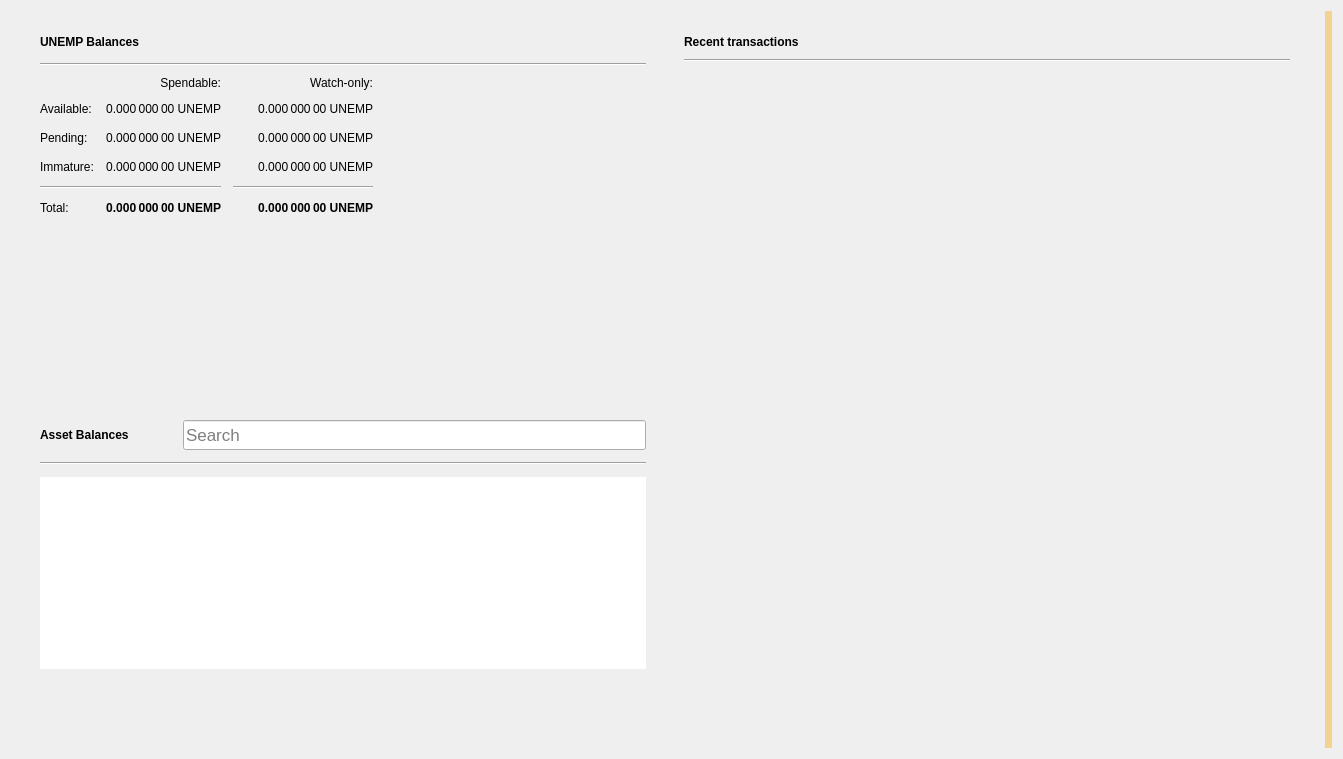
<?xml version="1.0" encoding="UTF-8"?>
<ui version="4.0">
 <class>OverviewPage</class>
 <widget class="QWidget" name="OverviewPage">
  <property name="geometry">
   <rect>
    <x>0</x>
    <y>0</y>
    <width>1343</width>
    <height>759</height>
   </rect>
  </property>
  <property name="minimumSize">
   <size>
    <width>760</width>
    <height>0</height>
   </size>
  </property>
  <property name="windowTitle">
   <string>Form</string>
  </property>
  <property name="autoFillBackground">
   <bool>false</bool>
  </property>
  <layout class="QGridLayout" name="gridLayout_3">
   <item row="0" column="1">
    <layout class="QVBoxLayout" name="verticalLayout_7">
     <property name="spacing">
      <number>0</number>
     </property>
     <property name="leftMargin">
      <number>0</number>
     </property>
     <property name="topMargin">
      <number>0</number>
     </property>
     <property name="rightMargin">
      <number>0</number>
     </property>
     <property name="bottomMargin">
      <number>0</number>
     </property>
     <item>
      <layout class="QHBoxLayout" name="horizontalLayout" stretch="0,0">
       <property name="spacing">
        <number>20</number>
       </property>
       <property name="sizeConstraint">
        <enum>QLayout::SetMinAndMaxSize</enum>
       </property>
       <property name="leftMargin">
        <number>20</number>
       </property>
       <property name="topMargin">
        <number>20</number>
       </property>
       <property name="rightMargin">
        <number>20</number>
       </property>
       <property name="bottomMargin">
        <number>20</number>
       </property>
       <item>
        <layout class="QVBoxLayout" name="verticalLayout_2">
         <property name="spacing">
          <number>0</number>
         </property>
         <property name="rightMargin">
          <number>0</number>
         </property>
         <item>
          <widget class="QFrame" name="frame">
           <property name="sizePolicy">
            <sizepolicy hsizetype="Preferred" vsizetype="Preferred">
             <horstretch>0</horstretch>
             <verstretch>0</verstretch>
            </sizepolicy>
           </property>
           <property name="minimumSize">
            <size>
             <width>350</width>
             <height>180</height>
            </size>
           </property>
           <property name="frameShape">
            <enum>QFrame::NoFrame</enum>
           </property>
           <property name="frameShadow">
            <enum>QFrame::Raised</enum>
           </property>
           <property name="lineWidth">
            <number>5</number>
           </property>
           <layout class="QVBoxLayout" name="verticalLayout_4">
            <property name="spacing">
             <number>10</number>
            </property>
            <property name="topMargin">
             <number>0</number>
            </property>
            <property name="bottomMargin">
             <number>0</number>
            </property>
            <item>
             <layout class="QHBoxLayout" name="horizontalLayout_4">
              <property name="spacing">
               <number>6</number>
              </property>
              <item>
               <widget class="QLabel" name="unempBalancesLabel">
                <property name="font">
                 <font>
                  <weight>75</weight>
                  <bold>true</bold>
                 </font>
                </property>
                <property name="text">
                 <string>UNEMP Balances</string>
                </property>
               </widget>
              </item>
              <item>
               <widget class="QPushButton" name="labelWalletStatus">
                <property name="enabled">
                 <bool>true</bool>
                </property>
                <property name="maximumSize">
                 <size>
                  <width>30</width>
                  <height>16777215</height>
                 </size>
                </property>
                <property name="toolTip">
                 <string>The displayed information may be out of date. Your wallet automatically synchronizes with the UnemployCoin network after a connection is established, but this process has not completed yet.</string>
                </property>
                <property name="text">
                 <string/>
                </property>
                <property name="icon">
                 <iconset>
                  <normaloff>:/icons/warning</normaloff>
                  <disabledoff>:/icons/warning</disabledoff>:/icons/warning</iconset>
                </property>
                <property name="iconSize">
                 <size>
                  <width>24</width>
                  <height>24</height>
                 </size>
                </property>
                <property name="flat">
                 <bool>true</bool>
                </property>
               </widget>
              </item>
              <item>
               <spacer name="horizontalSpacer_3">
                <property name="orientation">
                 <enum>Qt::Horizontal</enum>
                </property>
                <property name="sizeHint" stdset="0">
                 <size>
                  <width>40</width>
                  <height>20</height>
                 </size>
                </property>
               </spacer>
              </item>
             </layout>
            </item>
            <item>
             <widget class="Line" name="line_2">
              <property name="orientation">
               <enum>Qt::Horizontal</enum>
              </property>
             </widget>
            </item>
            <item>
             <layout class="QGridLayout" name="gridLayout">
              <property name="bottomMargin">
               <number>5</number>
              </property>
              <property name="spacing">
               <number>12</number>
              </property>
              <item row="3" column="2">
               <widget class="QLabel" name="labelWatchImmature">
                <property name="font">
                 <font>
                  <weight>50</weight>
                  <bold>false</bold>
                 </font>
                </property>
                <property name="cursor">
                 <cursorShape>IBeamCursor</cursorShape>
                </property>
                <property name="toolTip">
                 <string>Mined balance in watch-only addresses that has not yet matured</string>
                </property>
                <property name="text">
                 <string notr="true">0.000 000 00 UNEMP</string>
                </property>
                <property name="alignment">
                 <set>Qt::AlignRight|Qt::AlignTrailing|Qt::AlignVCenter</set>
                </property>
                <property name="textInteractionFlags">
                 <set>Qt::LinksAccessibleByMouse|Qt::TextSelectableByKeyboard|Qt::TextSelectableByMouse</set>
                </property>
               </widget>
              </item>
              <item row="2" column="3">
               <spacer name="horizontalSpacer_2">
                <property name="orientation">
                 <enum>Qt::Horizontal</enum>
                </property>
                <property name="sizeHint" stdset="0">
                 <size>
                  <width>40</width>
                  <height>20</height>
                 </size>
                </property>
               </spacer>
              </item>
              <item row="1" column="0">
               <widget class="QLabel" name="labelBalanceText">
                <property name="text">
                 <string>Available:</string>
                </property>
               </widget>
              </item>
              <item row="1" column="2">
               <widget class="QLabel" name="labelWatchAvailable">
                <property name="font">
                 <font>
                  <weight>50</weight>
                  <bold>false</bold>
                 </font>
                </property>
                <property name="cursor">
                 <cursorShape>IBeamCursor</cursorShape>
                </property>
                <property name="toolTip">
                 <string>Your current balance in watch-only addresses</string>
                </property>
                <property name="text">
                 <string notr="true">0.000 000 00 UNEMP</string>
                </property>
                <property name="alignment">
                 <set>Qt::AlignRight|Qt::AlignTrailing|Qt::AlignVCenter</set>
                </property>
                <property name="textInteractionFlags">
                 <set>Qt::LinksAccessibleByMouse|Qt::TextSelectableByKeyboard|Qt::TextSelectableByMouse</set>
                </property>
               </widget>
              </item>
              <item row="2" column="1">
               <widget class="QLabel" name="labelUnconfirmed">
                <property name="font">
                 <font>
                  <weight>50</weight>
                  <bold>false</bold>
                 </font>
                </property>
                <property name="cursor">
                 <cursorShape>IBeamCursor</cursorShape>
                </property>
                <property name="toolTip">
                 <string>Total of transactions that have yet to be confirmed, and do not yet count toward the spendable balance</string>
                </property>
                <property name="text">
                 <string notr="true">0.000 000 00 UNEMP</string>
                </property>
                <property name="alignment">
                 <set>Qt::AlignRight|Qt::AlignTrailing|Qt::AlignVCenter</set>
                </property>
                <property name="textInteractionFlags">
                 <set>Qt::LinksAccessibleByMouse|Qt::TextSelectableByKeyboard|Qt::TextSelectableByMouse</set>
                </property>
               </widget>
              </item>
              <item row="4" column="2">
               <widget class="Line" name="lineWatchBalance">
                <property name="sizePolicy">
                 <sizepolicy hsizetype="Preferred" vsizetype="Fixed">
                  <horstretch>0</horstretch>
                  <verstretch>0</verstretch>
                 </sizepolicy>
                </property>
                <property name="minimumSize">
                 <size>
                  <width>140</width>
                  <height>0</height>
                 </size>
                </property>
                <property name="orientation">
                 <enum>Qt::Horizontal</enum>
                </property>
               </widget>
              </item>
              <item row="0" column="1">
               <widget class="QLabel" name="labelSpendable">
                <property name="text">
                 <string>Spendable:</string>
                </property>
                <property name="alignment">
                 <set>Qt::AlignRight|Qt::AlignTrailing|Qt::AlignVCenter</set>
                </property>
               </widget>
              </item>
              <item row="3" column="0">
               <widget class="QLabel" name="labelImmatureText">
                <property name="text">
                 <string>Immature:</string>
                </property>
               </widget>
              </item>
              <item row="5" column="2">
               <widget class="QLabel" name="labelWatchTotal">
                <property name="font">
                 <font>
                  <weight>75</weight>
                  <bold>true</bold>
                 </font>
                </property>
                <property name="cursor">
                 <cursorShape>IBeamCursor</cursorShape>
                </property>
                <property name="toolTip">
                 <string>Current total balance in watch-only addresses</string>
                </property>
                <property name="text">
                 <string notr="true">0.000 000 00 UNEMP</string>
                </property>
                <property name="alignment">
                 <set>Qt::AlignRight|Qt::AlignTrailing|Qt::AlignVCenter</set>
                </property>
                <property name="textInteractionFlags">
                 <set>Qt::LinksAccessibleByMouse|Qt::TextSelectableByKeyboard|Qt::TextSelectableByMouse</set>
                </property>
               </widget>
              </item>
              <item row="4" column="0" colspan="2">
               <widget class="Line" name="line">
                <property name="orientation">
                 <enum>Qt::Horizontal</enum>
                </property>
               </widget>
              </item>
              <item row="0" column="2">
               <widget class="QLabel" name="labelWatchonly">
                <property name="text">
                 <string>Watch-only:</string>
                </property>
                <property name="alignment">
                 <set>Qt::AlignRight|Qt::AlignTrailing|Qt::AlignVCenter</set>
                </property>
               </widget>
              </item>
              <item row="5" column="1">
               <widget class="QLabel" name="labelTotal">
                <property name="font">
                 <font>
                  <weight>75</weight>
                  <bold>true</bold>
                 </font>
                </property>
                <property name="cursor">
                 <cursorShape>IBeamCursor</cursorShape>
                </property>
                <property name="toolTip">
                 <string>Your current total balance</string>
                </property>
                <property name="text">
                 <string notr="true">0.000 000 00 UNEMP</string>
                </property>
                <property name="alignment">
                 <set>Qt::AlignRight|Qt::AlignTrailing|Qt::AlignVCenter</set>
                </property>
                <property name="textInteractionFlags">
                 <set>Qt::LinksAccessibleByMouse|Qt::TextSelectableByKeyboard|Qt::TextSelectableByMouse</set>
                </property>
               </widget>
              </item>
              <item row="1" column="1">
               <widget class="QLabel" name="labelBalance">
                <property name="font">
                 <font>
                  <weight>50</weight>
                  <bold>false</bold>
                 </font>
                </property>
                <property name="cursor">
                 <cursorShape>IBeamCursor</cursorShape>
                </property>
                <property name="toolTip">
                 <string>Your current spendable balance</string>
                </property>
                <property name="text">
                 <string notr="true">0.000 000 00 UNEMP</string>
                </property>
                <property name="alignment">
                 <set>Qt::AlignRight|Qt::AlignTrailing|Qt::AlignVCenter</set>
                </property>
                <property name="textInteractionFlags">
                 <set>Qt::LinksAccessibleByMouse|Qt::TextSelectableByKeyboard|Qt::TextSelectableByMouse</set>
                </property>
               </widget>
              </item>
              <item row="2" column="0">
               <widget class="QLabel" name="labelPendingText">
                <property name="text">
                 <string>Pending:</string>
                </property>
               </widget>
              </item>
              <item row="5" column="0">
               <widget class="QLabel" name="labelTotalText">
                <property name="text">
                 <string>Total:</string>
                </property>
               </widget>
              </item>
              <item row="3" column="1">
               <widget class="QLabel" name="labelImmature">
                <property name="font">
                 <font>
                  <weight>50</weight>
                  <bold>false</bold>
                 </font>
                </property>
                <property name="cursor">
                 <cursorShape>IBeamCursor</cursorShape>
                </property>
                <property name="toolTip">
                 <string>Mined balance that has not yet matured</string>
                </property>
                <property name="text">
                 <string notr="true">0.000 000 00 UNEMP</string>
                </property>
                <property name="alignment">
                 <set>Qt::AlignRight|Qt::AlignTrailing|Qt::AlignVCenter</set>
                </property>
                <property name="textInteractionFlags">
                 <set>Qt::LinksAccessibleByMouse|Qt::TextSelectableByKeyboard|Qt::TextSelectableByMouse</set>
                </property>
               </widget>
              </item>
              <item row="2" column="2">
               <widget class="QLabel" name="labelWatchPending">
                <property name="font">
                 <font>
                  <weight>50</weight>
                  <bold>false</bold>
                 </font>
                </property>
                <property name="cursor">
                 <cursorShape>IBeamCursor</cursorShape>
                </property>
                <property name="toolTip">
                 <string>Unconfirmed transactions to watch-only addresses</string>
                </property>
                <property name="text">
                 <string notr="true">0.000 000 00 UNEMP</string>
                </property>
                <property name="alignment">
                 <set>Qt::AlignRight|Qt::AlignTrailing|Qt::AlignVCenter</set>
                </property>
                <property name="textInteractionFlags">
                 <set>Qt::LinksAccessibleByMouse|Qt::TextSelectableByKeyboard|Qt::TextSelectableByMouse</set>
                </property>
               </widget>
              </item>
             </layout>
            </item>
           </layout>
          </widget>
         </item>
         <item>
          <widget class="QWidget" name="assetVerticalSpaceWidget2" native="true">
           <property name="autoFillBackground">
            <bool>false</bool>
           </property>
           <layout class="QVBoxLayout" name="verticalLayout_6">
            <item>
             <spacer name="verticalSpacer_4">
              <property name="orientation">
               <enum>Qt::Vertical</enum>
              </property>
              <property name="sizeType">
               <enum>QSizePolicy::MinimumExpanding</enum>
              </property>
              <property name="sizeHint" stdset="0">
               <size>
                <width>20</width>
                <height>10</height>
               </size>
              </property>
             </spacer>
            </item>
           </layout>
          </widget>
         </item>
         <item>
          <widget class="QFrame" name="assetFrame">
           <property name="minimumSize">
            <size>
             <width>350</width>
             <height>150</height>
            </size>
           </property>
           <property name="autoFillBackground">
            <bool>true</bool>
           </property>
           <property name="frameShape">
            <enum>QFrame::NoFrame</enum>
           </property>
           <property name="frameShadow">
            <enum>QFrame::Plain</enum>
           </property>
           <property name="lineWidth">
            <number>0</number>
           </property>
           <layout class="QVBoxLayout" name="verticalLayout_5">
            <property name="spacing">
             <number>12</number>
            </property>
            <item>
             <layout class="QHBoxLayout" name="assetBalanceHorizontalLayout">
              <item alignment="Qt::AlignVCenter">
               <widget class="QLabel" name="assetBalanceLabel">
                <property name="font">
                 <font>
                  <weight>75</weight>
                  <bold>true</bold>
                 </font>
                </property>
                <property name="text">
                 <string>Asset Balances</string>
                </property>
               </widget>
              </item>
              <item>
               <widget class="QPushButton" name="labelAssetStatus">
                <property name="enabled">
                 <bool>true</bool>
                </property>
                <property name="maximumSize">
                 <size>
                  <width>30</width>
                  <height>16777215</height>
                 </size>
                </property>
                <property name="toolTip">
                 <string>The displayed information may be out of date. Your wallet automatically synchronizes with the UnemployCoin network after a connection is established, but this process has not completed yet.</string>
                </property>
                <property name="text">
                 <string/>
                </property>
                <property name="icon">
                 <iconset>
                  <normaloff>:/icons/warning</normaloff>
                  <disabledoff>:/icons/warning</disabledoff>:/icons/warning</iconset>
                </property>
                <property name="iconSize">
                 <size>
                  <width>24</width>
                  <height>24</height>
                 </size>
                </property>
                <property name="flat">
                 <bool>true</bool>
                </property>
               </widget>
              </item>
              <item alignment="Qt::AlignBottom">
               <widget class="QLineEdit" name="assetSearch">
                <property name="sizePolicy">
                 <sizepolicy hsizetype="Expanding" vsizetype="Preferred">
                  <horstretch>0</horstretch>
                  <verstretch>0</verstretch>
                 </sizepolicy>
                </property>
                <property name="minimumSize">
                 <size>
                  <width>0</width>
                  <height>30</height>
                 </size>
                </property>
                <property name="maximumSize">
                 <size>
                  <width>16777215</width>
                  <height>30</height>
                 </size>
                </property>
                <property name="sizeIncrement">
                 <size>
                  <width>0</width>
                  <height>0</height>
                 </size>
                </property>
                <property name="baseSize">
                 <size>
                  <width>0</width>
                  <height>0</height>
                 </size>
                </property>
                <property name="font">
                 <font>
                  <pointsize>13</pointsize>
                 </font>
                </property>
                <property name="maxLength">
                 <number>32</number>
                </property>
                <property name="frame">
                 <bool>true</bool>
                </property>
                <property name="alignment">
                 <set>Qt::AlignLeading|Qt::AlignLeft|Qt::AlignVCenter</set>
                </property>
                <property name="placeholderText">
                 <string>Search</string>
                </property>
                <property name="clearButtonEnabled">
                 <bool>true</bool>
                </property>
               </widget>
              </item>
             </layout>
            </item>
            <item>
             <widget class="Line" name="assetBalanceLine">
              <property name="orientation">
               <enum>Qt::Horizontal</enum>
              </property>
             </widget>
            </item>
            <item>
             <widget class="QListView" name="listAssets">
              <property name="frameShape">
               <enum>QFrame::NoFrame</enum>
              </property>
              <property name="lineWidth">
               <number>0</number>
              </property>
              <property name="verticalScrollMode">
               <enum>QAbstractItemView::ScrollPerItem</enum>
              </property>
             </widget>
            </item>
            <item>
             <widget class="QWidget" name="assetVerticalSpaceWidget" native="true">
              <property name="autoFillBackground">
               <bool>false</bool>
              </property>
              <layout class="QVBoxLayout" name="verticalLayout">
               <item>
                <spacer name="verticalSpacer_3">
                 <property name="orientation">
                  <enum>Qt::Vertical</enum>
                 </property>
                 <property name="sizeHint" stdset="0">
                  <size>
                   <width>20</width>
                   <height>20</height>
                  </size>
                 </property>
                </spacer>
               </item>
              </layout>
             </widget>
            </item>
           </layout>
          </widget>
         </item>
        </layout>
       </item>
       <item>
        <layout class="QVBoxLayout" name="verticalLayout_3">
         <property name="spacing">
          <number>20</number>
         </property>
         <property name="leftMargin">
          <number>0</number>
         </property>
         <item>
          <widget class="QFrame" name="frame_2">
           <property name="sizePolicy">
            <sizepolicy hsizetype="Preferred" vsizetype="Preferred">
             <horstretch>0</horstretch>
             <verstretch>0</verstretch>
            </sizepolicy>
           </property>
           <property name="minimumSize">
            <size>
             <width>350</width>
             <height>0</height>
            </size>
           </property>
           <property name="sizeIncrement">
            <size>
             <width>0</width>
             <height>300</height>
            </size>
           </property>
           <property name="frameShape">
            <enum>QFrame::NoFrame</enum>
           </property>
           <property name="frameShadow">
            <enum>QFrame::Plain</enum>
           </property>
           <property name="lineWidth">
            <number>0</number>
           </property>
           <layout class="QGridLayout" name="gridLayout_2">
            <property name="topMargin">
             <number>0</number>
            </property>
            <property name="horizontalSpacing">
             <number>12</number>
            </property>
            <item row="0" column="0">
             <layout class="QHBoxLayout" name="horizontalLayout_2">
              <property name="spacing">
               <number>6</number>
              </property>
              <item>
               <widget class="QLabel" name="recentTransactionsLabel">
                <property name="font">
                 <font>
                  <weight>75</weight>
                  <bold>true</bold>
                 </font>
                </property>
                <property name="text">
                 <string>Recent transactions</string>
                </property>
               </widget>
              </item>
              <item>
               <widget class="QPushButton" name="labelTransactionsStatus">
                <property name="enabled">
                 <bool>true</bool>
                </property>
                <property name="maximumSize">
                 <size>
                  <width>30</width>
                  <height>16777215</height>
                 </size>
                </property>
                <property name="toolTip">
                 <string>The displayed information may be out of date. Your wallet automatically synchronizes with the UnemployCoin network after a connection is established, but this process has not completed yet.</string>
                </property>
                <property name="text">
                 <string/>
                </property>
                <property name="icon">
                 <iconset>
                  <normaloff>:/icons/warning</normaloff>
                  <disabledoff>:/icons/warning</disabledoff>:/icons/warning</iconset>
                </property>
                <property name="iconSize">
                 <size>
                  <width>24</width>
                  <height>24</height>
                 </size>
                </property>
                <property name="flat">
                 <bool>true</bool>
                </property>
               </widget>
              </item>
              <item>
               <spacer name="horizontalSpacer">
                <property name="orientation">
                 <enum>Qt::Horizontal</enum>
                </property>
                <property name="sizeHint" stdset="0">
                 <size>
                  <width>40</width>
                  <height>20</height>
                 </size>
                </property>
               </spacer>
              </item>
             </layout>
            </item>
            <item row="2" column="0">
             <widget class="QListView" name="listTransactions">
              <property name="styleSheet">
               <string notr="true">QListView { background: transparent; }</string>
              </property>
              <property name="frameShape">
               <enum>QFrame::NoFrame</enum>
              </property>
              <property name="verticalScrollBarPolicy">
               <enum>Qt::ScrollBarAlwaysOff</enum>
              </property>
              <property name="horizontalScrollBarPolicy">
               <enum>Qt::ScrollBarAlwaysOff</enum>
              </property>
              <property name="selectionMode">
               <enum>QAbstractItemView::NoSelection</enum>
              </property>
             </widget>
            </item>
            <item row="1" column="0">
             <widget class="Line" name="line_3">
              <property name="orientation">
               <enum>Qt::Horizontal</enum>
              </property>
             </widget>
            </item>
           </layout>
          </widget>
         </item>
        </layout>
       </item>
      </layout>
     </item>
    </layout>
   </item>
   <item row="0" column="3">
    <widget class="QLabel" name="labelAlerts">
     <property name="visible">
      <bool>true</bool>
     </property>
     <property name="styleSheet">
      <string notr="true">QLabel { background-color: qlineargradient(x1: 0, y1: 0, x2: 1, y2: 0, stop:0 #F0D0A0, stop:1 #F8D488); color:#000000; }</string>
     </property>
     <property name="wordWrap">
      <bool>true</bool>
     </property>
     <property name="margin">
      <number>3</number>
     </property>
     <property name="textInteractionFlags">
      <set>Qt::TextSelectableByMouse</set>
     </property>
    </widget>
   </item>
  </layout>
 </widget>
 <resources/>
 <connections/>
</ui>
